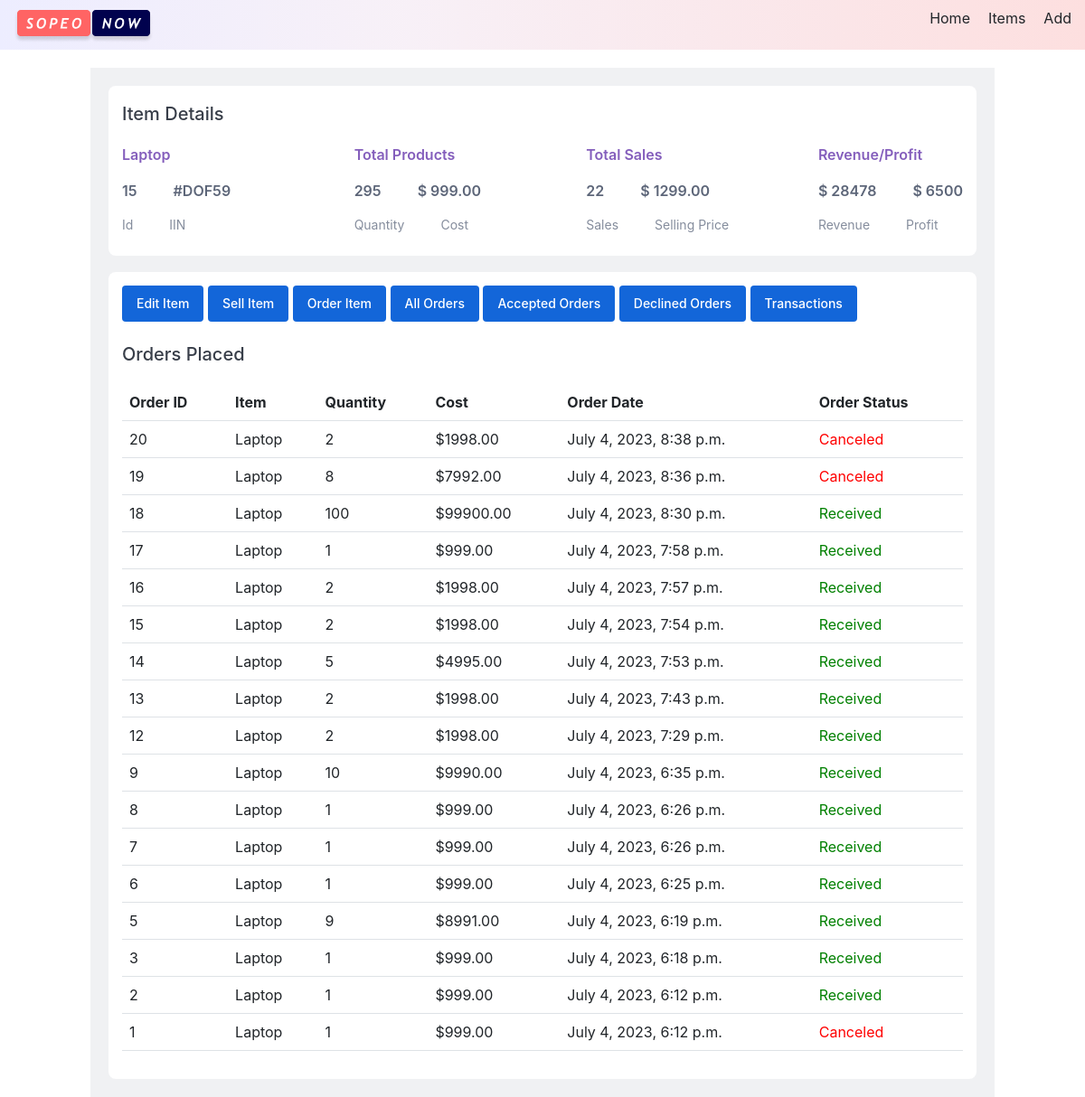
/items/15/, run on the app's committed database.
### inventory/models.py (models this page shows, shortened)
class Inventory(models.Model):
    name = models.CharField(max_length=100)
    iin = models.CharField(max_length=100, unique=True)
    cost = models.DecimalField(max_digits=10, decimal_places=2)
    quantity = models.PositiveIntegerField()
    quantity_sold = models.PositiveIntegerField(default=0)
    selling_price = models.DecimalField(max_digits=10, decimal_places=2)
    profit_earned = models.DecimalField(max_digits=10, decimal_places=2, default=0)
    revenue = models.DecimalField(max_digits=10, decimal_places=2, default=0)
    class Meta:
        app_label = "inventory"

class Order(models.Model):
    item = models.ForeignKey(Inventory, on_delete=models.CASCADE, related_name="orders")
    quantity = models.PositiveIntegerField()
    cost = models.DecimalField(max_digits=10, decimal_places=2)
    orderdttm = models.DateTimeField(auto_now_add=True)
    is_received = models.BooleanField(default=False)
    is_canceled = models.BooleanField(default=False)
    class Meta:
        app_label = "inventory"

### inventory/views.py (the view)
# urls.py: path("items/<int:item_id>/", item_details, name="item_details"),
def item_details(request, item_id):
    item = Inventory.objects.get(pk=item_id)
    orders = Order.objects.filter(item=item).order_by("-orderdttm")
    context = {"item": item, "orders": orders}
    return render(request, "inventory/item_details.html", context)

### inventory/templates/inventory/item_details.html
{% extends 'base.html' %}
{% block content %}
<div class="main">
    <div class="top">
        <p class="main-heading">Item Details</p>
        <div class="content-box">
            <div class="content">
                <p class="heading">{{item.name}}</p>
                <div class="row-content">
                    <p class="numbers">{{item.id}}</p>
                    <p class="numbers">{{item.iin}}</p>
                </div>
                <div class="row-content">
                    <p class="sub-heading">Id</p>
                    <p class="sub-heading">IIN</p>
                </div>
            </div>
            <div class="content">
                <p class="heading">Total Products</p>
                <div class="row-content">
                    <p class="numbers">{{ item.quantity }}</p>
                    <p class="numbers">$ {{ item.cost }}</p>
                </div>
                <div class="row-content">
                    <p class="sub-heading">Quantity</p>
                    <p class="sub-heading">Cost</p>
                </div>
            </div>
            <div class="content">
                <p class="heading">Total Sales</p>
                <div class="row-content">
                    <p class="numbers">{{ item.quantity_sold }}</p>
                    <p class="numbers">$ {{ item.selling_price }}</p>
                </div>
                <div class="row-content">
                    <p class="sub-heading">Sales</p>
                    <p class="sub-heading">Selling Price</p>
                </div>
            </div>
            <div class="Revenue">
                <p class="heading">Revenue/Profit</p>
                <div class="row-content">
                    <p class="numbers">$ {{ item.revenue | floatformat }}</p>
                    <p class="numbers">$ {{ item.profit_earned | floatformat }}</p>
                </div>
                <div class="row-content">
                    <p class="sub-heading">Revenue</p>
                    <p class="sub-heading">Profit</p>
                </div>
            </div>
        </div>
    </div>
    <div class="bottom">
        <div class="action-btn">
            <span class="btns"><a class="btns-link" href="{% url 'edit_item' item.id %}">Edit Item</a></span>
            <span class="btns"><a class="btns-link" href="{% url 'sell_item' item.id %}">Sell Item</a></span>
            <span class="btns"><a class="btns-link" href="{% url 'place_order' item_id=item.id %}">Order Item</a></span>
            <span class="btns"><a class="btns-link" href="{% url 'item_orders' item.id %}">All Orders</a></span>
            <span class="btns"><a class="btns-link" href="{% url 'orders_successed' item.id %}">Accepted
                    Orders</a></span>
            <span class="btns"><a class="btns-link" href="{% url 'orders_failed' item.id %}">Declined Orders</a></span>
            <span class="btns"><a class="btns-link" href="{% url 'item_transactions' item.id %}">Transactions</a></span>
        </div>
        <p class="main-heading table-heading">Orders Placed</p>
        <div class="">
            <table class="table">
                <thead>
                    <tr>
                        <th>Order ID</th>
                        <th>Item</th>
                        <th>Quantity</th>
                        <th>Cost</th>
                        <th>Order Date</th>
                        <th>Order Status</th>
                    </tr>
                </thead>
                <tbody>
                    {% for order in orders %}
                    <tr>
                        <td>{{ order.id }}</td>
                        <td>{{ order.item.name }}</td>
                        <td>{{ order.quantity }}</td>
                        <td>${{ order.cost }}</td>
                        <td>{{ order.orderdttm }}</td>
                        <td>
                            {% if order.is_received %}
                            <span style="color: green;">Received</span>
                            {% elif order.is_canceled %}
                            <span style="color: red;">Canceled</span>
                            {% else %}
                            <a class="accept-btn " href="{% url 'confirm_order_received' order.id %}">Accept
                                Order</a> |
                            <a class="decline-btn " href="{% url 'confirm_order_canceled' order.id %}">Decline
                                Order</a>
                            {% endif %}
                        </td>
                    </tr>
                    {% endfor %}
                </tbody>
            </table>
        </div>
    </div>
</div>
{% load static%}
<link rel="stylesheet" type="text/css" href="{% static 'css/item_details.css' %}">
{% endblock %}

### static/css/item_details.css (style rules this page uses)
* { margin: 0; padding: 0; box-sizing: border-box; }
body { font-family: "Inter", sans-serif; }
.main { margin: 0 auto; width: 1000px; display: flex; flex-direction: column; margin-top: 20px; padding: 20px; background: var(--grey-grey-50, #f0f1f3); gap: 18px; height: auto; }
.top { width: 100%; height: 188px; border-radius: 8px; background: #fff; padding: 15px; }
.content-box { display: flex; }
.content { flex: 1; position: relative; padding-right: 10px; }
.row-content { display: flex; gap: 40px; }
.main-heading { color: #383e49; font-size: 20px; font-weight: 500; line-height: 33px; margin-right: 100px; }
.heading { color: #845ebc; font-size: 16px; font-weight: 600; line-height: 24px; }
.sub-heading { color: #858d9d; font-size: 14px; font-weight: 400; line-height: 20px; }
.numbers { color: #5d6679; font-size: 16px; font-weight: 600; line-height: 24px; }
.bottom { width: 100%; border-radius: 8px; background: #fff; padding: 15px; }
.btns { background: #1366d9; display: inline-flex; padding: 10px 16px; justify-content: center; align-items: center; gap: 8px; border-radius: 4px; }
.btns-link { text-decoration: none; color: #fff; font-size: 14px; font-weight: 500; line-height: 20px; }
.table-heading { padding-top: 20px; }
a { text-decoration: none; }

### data on the page
Inventory: name "Laptop", id "15", iin "#DOF59", quantity "295", cost "999.00", quantity_sold "22", selling_price "1299.00", revenue "28478", profit_earned "6500"
Order: id "20", item.name "Laptop", quantity "2", cost "1998.00", orderdttm "July 4, 2023, 8:38 p.m.", is_received "Canceled"
Order: id "19", item.name "Laptop", quantity "8", cost "7992.00", orderdttm "July 4, 2023, 8:36 p.m.", is_received "Canceled"
Order: id "18", item.name "Laptop", quantity "100", cost "99900.00", orderdttm "July 4, 2023, 8:30 p.m.", is_received "Received"
Order: id "17", item.name "Laptop", quantity "1", cost "999.00", orderdttm "July 4, 2023, 7:58 p.m.", is_received "Received"
Order: id "16", item.name "Laptop", quantity "2", cost "1998.00", orderdttm "July 4, 2023, 7:57 p.m.", is_received "Received"
Order: id "15", item.name "Laptop", quantity "2", cost "1998.00", orderdttm "July 4, 2023, 7:54 p.m.", is_received "Received"
Order: id "14", item.name "Laptop", quantity "5", cost "4995.00", orderdttm "July 4, 2023, 7:53 p.m.", is_received "Received"
Order: id "13", item.name "Laptop", quantity "2", cost "1998.00", orderdttm "July 4, 2023, 7:43 p.m.", is_received "Received"
Order: id "12", item.name "Laptop", quantity "2", cost "1998.00", orderdttm "July 4, 2023, 7:29 p.m.", is_received "Received"
Order: id "9", item.name "Laptop", quantity "10", cost "9990.00", orderdttm "July 4, 2023, 6:35 p.m.", is_received "Received"
Order: id "8", item.name "Laptop", quantity "1", cost "999.00", orderdttm "July 4, 2023, 6:26 p.m.", is_received "Received"
Order: id "7", item.name "Laptop", quantity "1", cost "999.00", orderdttm "July 4, 2023, 6:26 p.m.", is_received "Received"
Order: id "6", item.name "Laptop", quantity "1", cost "999.00", orderdttm "July 4, 2023, 6:25 p.m.", is_received "Received"
Order: id "5", item.name "Laptop", quantity "9", cost "8991.00", orderdttm "July 4, 2023, 6:19 p.m.", is_received "Received"
Order: id "3", item.name "Laptop", quantity "1", cost "999.00", orderdttm "July 4, 2023, 6:18 p.m.", is_received "Received"
Order: id "2", item.name "Laptop", quantity "1", cost "999.00", orderdttm "July 4, 2023, 6:12 p.m.", is_received "Received"
Order: id "1", item.name "Laptop", quantity "1", cost "999.00", orderdttm "July 4, 2023, 6:12 p.m.", is_received "Canceled"
